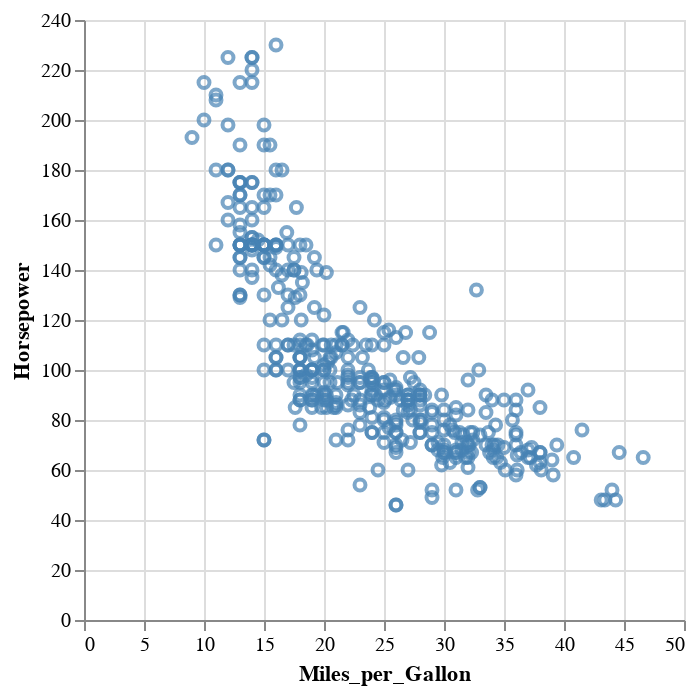

Notebook source saved alongside this figure:
### Markdown cell above
The encoded columns were renamed interactively, so the graph was updated to reflect that

### Code cell
brush = alt.selection_interval(name="brs")

alt.Chart(trracking_dyn, name="sp").mark_point().encode(
    x='Miles_per_Gallon:Q',
    y='Horsepower:Q',
    color=alt.condition(brush, alt.value('steelblue'), alt.value('grey')),
).add_params(brush)

### Figure 1 — Vega-Lite specification as saved in the notebook (floating-point values rounded to 4 significant figures; data arrays with more than 128 entries replaced by an {"elided": "..."} marker saying what was removed)
{"$schema": "https://vega.github.io/schema/vega-lite/v5.8.0.json", "config": {"view": {"continuousHeight": 300, "continuousWidth": 300}}, "data": {"name": "data-17d618738f35cdba6b087048b796c3b6"}, "datasets": {"data-17d618738f35cdba6b087048b796c3b6": {"elided": "406 records"}}, "encoding": {"color": {"condition": {"param": "brs", "value": "steelblue"}, "value": "grey"}, "x": {"field": "Miles_per_Gallon", "type": "quantitative"}, "y": {"field": "Horsepower", "type": "quantitative"}}, "mark": {"type": "point"}, "name": "sp", "params": [{"name": "brs", "select": {"type": "interval"}}]}
